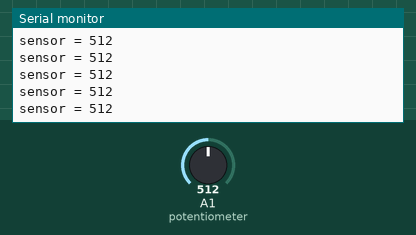
Recording of a sketch running on a simulated Arduino Uno, built with avr-gcc and run on an emulated ATmega328P. Parts: the last lines printed to the serial monitor. The test bench sets the inputs (shaded band); at power-on: A1 (potentiometer) = 512.

Above: at 1.2 s.
1.3 s: A1 (potentiometer) set to 716
At 1.8 s:
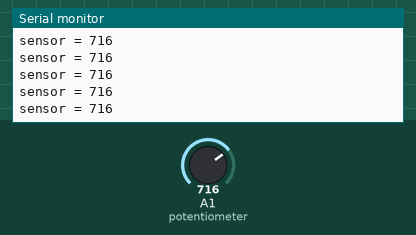
4.3 s: A1 (potentiometer) set to 900
At 4.8 s:
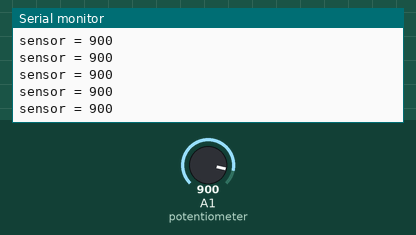
Timing chart, 0 to 7.3 s (numbered marks = the images above; inputs shaded):
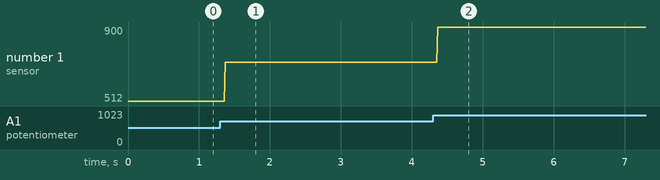

Measured:
- after the input at 1.3 s, the serial monitor: prints a new line after 0.07 s (image 1)
- after the input at 4.3 s, the serial monitor: prints a new line after 0.07 s (image 2)
- plotted number 1: 512 → 716 after the input at 1.3 s, 716 → 900 after the input at 4.3 s

The sketch:

analogRead_poten.ino
```cpp
/*
   RedDragon robot with BRC motor shield analogRead from potentiometer
   Author eng.A.Anchev
   Byala, 2018
*/
#define potentiometer A1

int sensorValue = 0;        // value read from the pot

// ================ SETUP ==================
void setup() {
  Serial.begin(9600);
}

// ================ LOOP ==================
void loop() {
  sensorValue = analogRead(potentiometer);
  Serial.print("sensor = ");
  Serial.println(sensorValue);
  delay(2);
}
```
